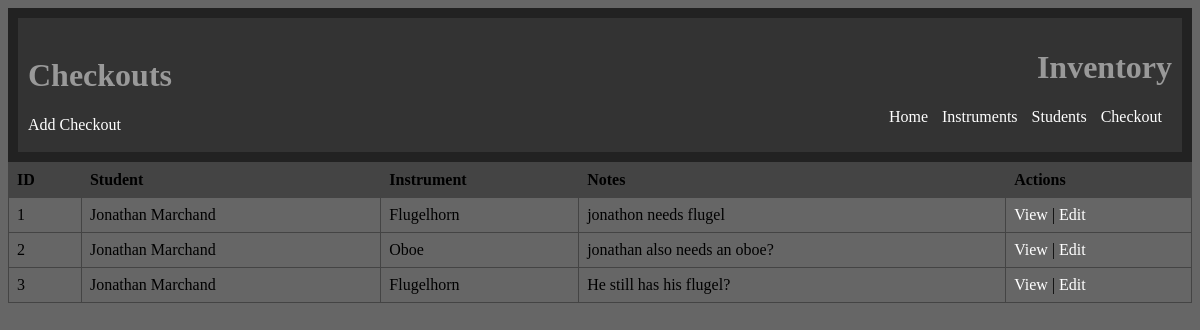
The app's page /checkout/ with its own data.
### checkout/models.py (models this page shows, shortened)
class Checkout(models.Model):
    id = models.AutoField(primary_key=True)
    student = models.ForeignKey(Student, on_delete=models.CASCADE)
    instrument = models.ForeignKey(Instrument, on_delete=models.CASCADE)
    notes = models.CharField(max_length=200, blank=True)

### students/models.py (models this page shows, shortened)
class Student(models.Model):
    id = models.AutoField(primary_key=True, blank=False)
    firstname = models.CharField(max_length=50, blank=False)
    lastname = models.CharField(max_length=50, blank=False)
    address = models.CharField(max_length=50, blank=True)
    city = models.CharField(max_length=50, blank=True)
    state = models.CharField(max_length=50, blank=True)
    zip = models.IntegerField(blank=True)
    phone = models.CharField(max_length=50, blank=True)
    notes = models.CharField(max_length=200, blank=True)

### instruments/models.py (models this page shows, shortened)
class Instrument(models.Model):
    id = models.AutoField(primary_key=True, blank=False)
    type = models.CharField(max_length=50, blank=False)
    serial_num = models.CharField(max_length=50, blank=True)
    maker = models.CharField(max_length=50, blank=False)
    notes = models.CharField(max_length=200, blank=True)

### checkout/views.py (the view)
# urls.py: path('checkout/', views.checkout_index, name='checkout_index'),
def checkout_index(request):
    checkouts = Checkout.objects.all()
    context = {
        'checkouts': checkouts,
    }
    return render(request, 'checkout/index.html', context)

### checkout/templates/checkout/index.html
{% extends 'base.html' %}
{% block header %}
    <h1>Checkouts</h1>
    <a href="{% url 'checkout:add_checkout' %}">Add Checkout</a>
{% endblock %}
{% block content %}
    <table>
        <thead>
            <tr>
                <th>ID</th>
                <th>Student</th>
                <th>Instrument</th>
                <th>Notes</th>
                <th>Actions</th>
            </tr>
        </thead>
        <tbody>
            {% for checkout in checkouts %}
                <tr>
                    <td>{{ checkout.id }}</td>
                    <td>{{ checkout.student.firstname }} {{ checkout.student.lastname }}</td>
                    <td>{{ checkout.instrument.type }}</td>
                    <td>{{ checkout.notes }}</td>
                    <td>
                        <a href="{% url 'checkout:view_checkout' checkout.id %}">View</a> |
                        <a href="{% url 'checkout:edit_checkout' checkout.id %}">Edit</a>
                    </td>
                </tr>
            {% empty %}
                <tr>
                    <td colspan="5">No checkouts available.</td>
                </tr>
            {% endfor %}
        </tbody>
    </table>
{% endblock %}

### static/css/styles.css (style rules this page uses)
table { border-collapse: collapse; width: 100%; }
th, td { border: 1px solid #444; background-color: #666; text-align: left; padding: 8px; }
th { background-color: #444; }
a { color: #fff; text-decoration: slateblue; }
body { background-color: #666; }

### records on screen
Checkout: id "1", student.firstname "Jonathan", student.lastname "Marchand", instrument.type "Flugelhorn", notes "jonathon needs flugel"
Checkout: id "2", student.firstname "Jonathan", student.lastname "Marchand", instrument.type "Oboe", notes "jonathan also needs an oboe?"
Checkout: id "3", student.firstname "Jonathan", student.lastname "Marchand", instrument.type "Flugelhorn", notes "He still has his flugel?"
